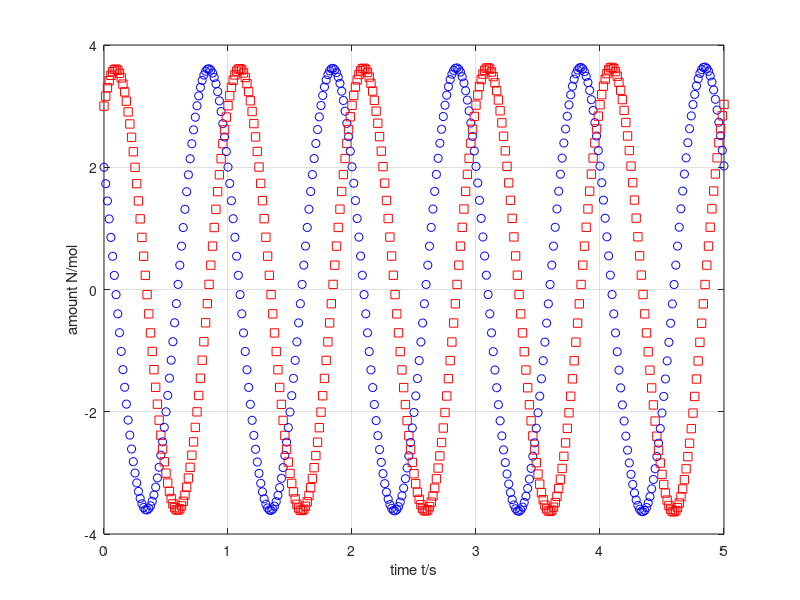

MATLAB code for this plot:
%%% Numerical time integration of imaginary chemical reaction

%% Constants
lambda = 6.283; % s^-1: conversion rate

%% Initial conditions
t = 0; % s: initial time
Nu = 2; % mol: volume content substance u
Nv = 3; % mol: volume content substance v

%% Boundary conditions
Ju = 0; % mol/s: influx substance u
Jv = 0; % mol/s: influx substance v

%% Time-iteration parameters
t1 = 5; % s: duration of time integration
dt = 0.0001; % s: time step %@

%% Plotting
dtplot = t1/360; % time interval between plots
tplot = dtplot; % time for next plot
clf;
plot(t, Nu, 'ob')
xlim([0, t1]);
xlabel('time t/s');
ylabel('amount N/mol');
grid on;
hold on;
plot(t, Nv, 'sr') %@

%% Numerical time integration
while t < t1
  %% constitutive relations
  Au = -lambda * Nv;
  Av = lambda * Nu;

  %% step forward in time with balance laws
  t = t + dt;
  Nu = Nu + (Ju + Au) * dt;
  Nv = Nv + (Jv + Av) * dt; %@

  %% plot
  if t > tplot
    plot(t, Nu, 'ob')
    plot(t, Nv, 'sr')
    pause(0)
    tplot = tplot + dtplot;
  end %@
end
